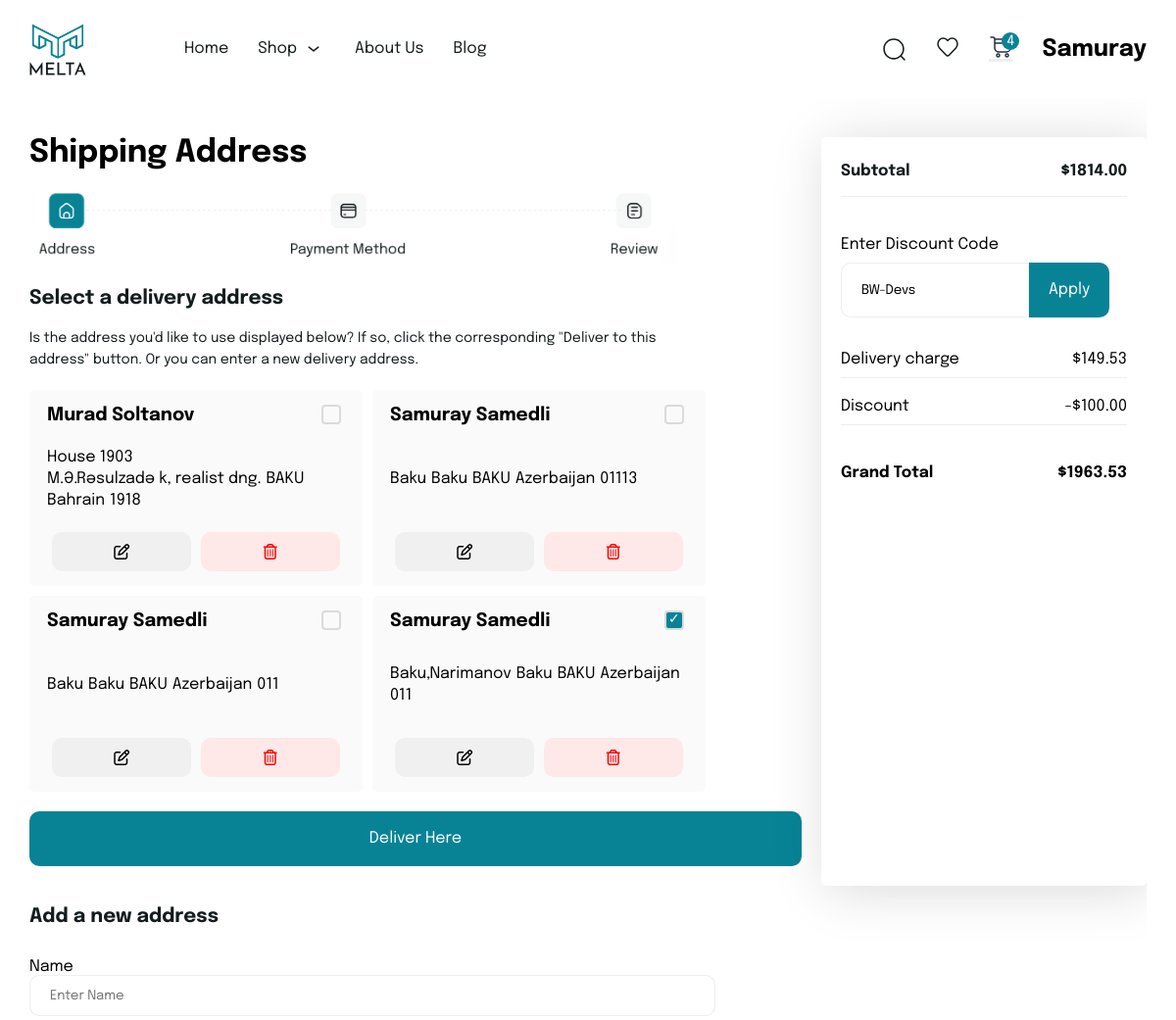
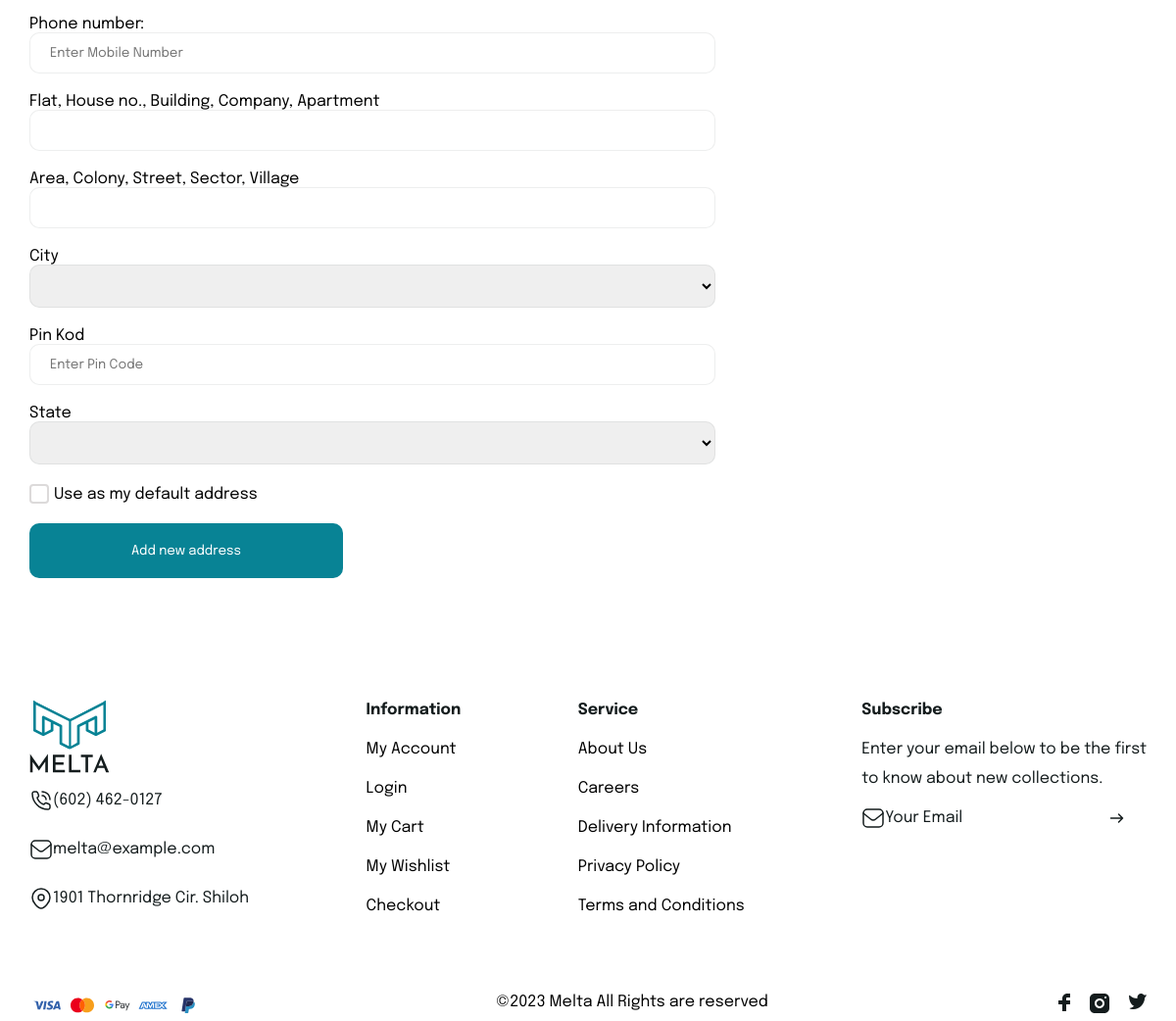
Screenshot of /shipping/ (signed in) with the database file from the repository (2 pictures, top to bottom).
### home/models.py (models this page shows, shortened)
class UserAddress(models.Model):
    user = models.ForeignKey(User,on_delete=models.CASCADE,related_name='address')
    name = models.CharField(max_length=50)
    country=models.CharField(max_length=50)
    city=models.CharField(max_length=50)
    flat=models.CharField(max_length=50)
    Area=models.CharField(max_length=50)
    pin=models.CharField(max_length=50)
    phone=models.CharField(blank=True,null=True,default="", max_length=50)
    default_address = models.BooleanField(default=False)

class UserOrderSummary(models.Model):
    user = models.OneToOneField(User,on_delete=models.CASCADE)
    discounts= models.ForeignKey(Discounts,null=True,db_constraint=False,on_delete=models.CASCADE,blank=True )
    discount_value= models.DecimalField(max_digits=10,decimal_places=2,default=0)
    subtotal= models.DecimalField(max_digits=10,decimal_places=2,default=0)
    payments = models.ForeignKey(Payments , null=True, blank=True,on_delete=models.CASCADE)
    address = models.ForeignKey(UserAddress, on_delete=models.SET_NULL, null=True, blank=True)
    total_delivery_cost= models.DecimalField(max_digits=10,decimal_places=2,default=0)
    grand_total= models.DecimalField(max_digits=10,decimal_places=2,default=0)

class Discounts(models.Model):
    code = models.CharField(max_length=50,unique=True)
    discount_type = models.CharField(max_length=50,choices=[('percentage', 'Percentage'), ('fixed', 'Fixed Amount')])
    discount_amount = models.DecimalField(max_digits=5, decimal_places=2)
    max_discount_amount = models.DecimalField(max_digits=5,decimal_places=2)
    is_active = models.BooleanField(default=True)
    def __str__(self):
        return self.code

### home/views.py (the view)
# urls.py: path('shipping/',shipping_view, name='shipping'),
def shipping_view(request):
    order = Order.objects.filter(customers=request.user, status=False)
    user_order_summary = UserOrderSummary.objects.get(user=request.user)
    address = UserAddress.objects.filter(user=request.user)
    if request.method == 'POST':
        id=request.POST.get('default_adress')
        default_address = UserAddress.objects.get(id=id)
        user_order_summary.address = default_address
        user_order_summary.save()
        return redirect('payments')
    context={'address':address,'user_order_summary':user_order_summary,'order':order}
    return render(request,'shipping.html',context)

### home/models.py (called while the page is built)
    def get_main_image(self):
        first_image = self.images.first()
        return first_image.images.url if first_image else None

### templates/shipping.html (shortened to what this page needs)
{% extends "base.html" %}
{% block body %}
<div class="shipping">
    <div class="shipping_left">
      <div class="shipping_caption">
        <h1>Shipping Address</h1>
      </div>
      <div class="shipping_icon">
        <img src="/media/navbar-footer_img/shipping_icon.png" alt="" />
      </div>
      <div class="shipping_text">
        <h4>Select a delivery address</h4><br>
        <span
          >Is the address you'd like to use displayed below? If so, click
          the corresponding "Deliver to this <br> address" button. Or you can
          enter a new delivery address.</span
        >
      </div>
      <div class="shipping_adress">
        {% if address %}
          {% for add in address %}
            <div class="ship_adress">
              <h3 class="ship_user"><span>{{add.name}}</span>
                {% if add.default_address %}
                <input  checked type="radio"  form="deliver" class="input_check" value="{{add.id}}" name="default_adress" id="{{add.id}}">
                {% else %}
                <input  form="deliver"  type="radio"  value="{{add.id}}" class="input_check" name="default_adress" id="{{add.id}}">
                {% endif %}
            </h3>
            <div class="address_details"><span>{{add.flat}}</span><span>{{add.Area}}</span><span>{{add.city}}</span><span>{{add.country}}</span><span>{{add.pin}}</span></div>
            <div class="address_update">
        <a class="address_change" href="{% url 'update-address' add.id %}"><i class="fa-regular fa-pen-to-square" style="color: #000000;"></i></a>
          <a class="address_delete" href="{% url 'delete-address' add.id %} "><i class="fa-regular fa-trash-can" style="color: #ff0000;"></i></a>
            </div>
          </div>
          {% endfor %}
        {% endif %}
      </div>
      <div class="">
        <a style="cursor: pointer;" href="{% url 'payments' %}"><button type="submit" form="deliver" id="proceed-to-checkout">Deliver Here</button></a>
      </div>
    </div>
    <div class="checkout_right">
      <div class="subtotal">
        <h4>Subtotal</h4>
        <h4>${{ user_order_summary.subtotal|floatformat:2}}</h4>
      </div>
      <div class="">
        <span style="text-align:left;">Enter Discount Code</span>
        <div class="coupon">
          <form class="coupon_input" method="post" action="{% url 'apply-discount' %}">
            {% if user_order_summary.discounts %}
            <input required type="text" id="coupon-code" value="{{user_order_summary.discounts}}" name="discount_code" placeholder="Enter discount code"/>
            {% else %}
            <input required type="text" id="coupon-code" value="" name="discount_code" placeholder="Enter discount code"/>
            {% endif %}
                    <button type="submit" id="apply-coupon">Apply</button>
                  </form>
      </div>
    </div>
    <div class="delivery">
      <div>Delivery charge</div>
      <div>
        ${{user_order_summary.total_delivery_cost|floatformat:2}}
      </div>
    </div>
    <div class="delivery">
      {% if user_order_summary.discount_value > 0 %}
      <div>Discount</div>
      <div>-${{user_order_summary.discount_value}}</div>
      {% endif %}
    </div>
      <div class="total">
        <h4>Grand Total</h4>
        <h4 >${{user_order_summary.grand_total|floatformat:2}}</h4>
      </div>
    </div>
  </div>
  <div class="shipping_form">
    <h4>Add a new address</h4>
    {% if update_address %}
    <form id="ship_form" action="{% url 'update-address' update_address.id %}" method="post">
      {% csrf_token %}
      <div class="form-group">
          <label for="name">Name</label>
          <input type="text" id="name" name="name" value='{{update_address.name}}' placeholder="Enter Name" required >
      </div>
      <div class="form-group">
          <label for="phone">Phone number:</label>
          <input type="tel" id="phone" value='{{update_address.phone}}' name="phone" placeholder="Enter Mobile Number" required>
      </div>
      <div class="form-group">
          <label for="address-details">Flat, House no., Building, Company, Apartment
          </label>
          <input type="text" id="address-details" value='{{update_address.flat}}' name="flat" required>
      </div>
      <div class="form-group">
          <label for="area">Area, Colony, Street, Sector, Village
          </label>
          <input type="text" id="area" value='{{update_address.Area}}' name="area" required>
      </div>
      <div class="form-group">
          <label for="city">City</label>
          <select id="city" name="city" value='{{update_address.city}}' required>
          </select>
      </div>
      <div class="form-group">
          <label for="pin-code">Pin Kod</label>
          <input type="text" value='{{update_address.pin}}' id="pin-code" name="pin-code" placeholder="Enter Pin Code" required>
      </div>
      <div class="form-group">
          <label for="state">State</label>
          <select value='{{update_address.country}}' id="state" name="state" required>
        </select>
      </div>
      <div >
        <label style="display: flex;align-items:center;" for="default-address"><input  class="input_check" style='margin-right:5px' type="checkbox" value='{{update_address.default_address}}' id="default-address"  name="default-address">Use as my default address</label>
    </div>
      <div class="form-group">
          <button type="submit">Add new address</button>
      </div>
  </form>
    {% else %}
    <form id="ship_form" action="{% url 'address-add' %}" method="post">
      <div class="form-group">
          <label for="name">Name</label>
          <input type="text" id="name" name="name" placeholder="Enter Name" required >
      </div>
      <div class="form-group">
          <label for="phone">Phone number:</label>
          <input type="tel" id="phone" name="phone" placeholder="Enter Mobile Number" required>
      </div>
      <div class="form-group">
          <label for="address-details">Flat, House no., Building, Company, Apartment
          </label>
          <input type="text" id="address-details" name="flat" required>
      </div>
      <div class="form-group">
          <label for="area">Area, Colony, Street, Sector, Village
          </label>
          <input type="text" id="area" name="area" required>
      </div>
      <div class="form-group">
          <label for="city">City</label>
          <select id="city" name="city" required>
          </select>
      </div>
      <div class="form-group">
          <label for="pin-code">Pin Kod</label>
          <input type="text" id="pin-code" name="pin-code" placeholder="Enter Pin Code" required>
      </div>
      <div class="form-group">
          <label for="state">State</label>
          <select value='Azerbaijan' id="state" name="state" required>
        </select>
      </div>
      <div >
        <label style="display: flex;align-items:center;" for="default-address"><input  class="input_check" style='margin-right:5px' type="checkbox" value='True' id="default-address" name="default-address">Use as my default address</label>
    </div>
      <div class="form-group">
          <button type="submit">Add new address</button>
      </div>
  </form>
    {% endif %}
  </div>
{% endblock body %}

### templates/base.html (shortened to what this page needs)
{% load static %}
<!DOCTYPE html>
<html lang="en">
<head>
    <link rel="stylesheet" href="https://cdnjs.cloudflare.com/ajax/libs/font-awesome/6.5.1/css/all.min.css" />
    <link rel="stylesheet" href="{% static 'product.css'%}">
    <link rel="stylesheet" href="{%static 'style.css'%}">
</head>
<body>
    <div class="container">
        <div class="navbar">
          <div class="nav">
            <div class="logo_text">
              <a href="{% url 'home' %}">
                <img
              src="/media/navbar-footer_img/homepage_logo.svg"
                alt="header-logo"
                class="header_logo"
              />
              </a>
            </div>
            <ul class="header_menu">
              <li><a href="{% url 'home' %}">Home</a></li>
              <li>
                <a href="{% url 'products' %}">Shop <img src="/media/navbar-footer_img/down.svg" alt="down" /></a>
              </li>
              <li><a href="">About Us</a></li>
              <li><a href="">Blog</a></li>
            </ul>
          </div>
          <div class="nav_login">
            <ul class="header_icon">
              <li style='position:relative;display:flex;align-items:center'>
                  <img onclick='searchClick(event)' style='margin-left:10px;width:25px;height:25px'  src="/media/navbar-footer_img/search_icon.svg" alt="" />
              </li>
              <li>
                  <img src="/media/navbar-footer_img/fav_icon.svg" alt="" />
              </li>
              <li>
                <button id="shop_btn" onclick="card_view(event)" class="icon_button">
                  <img src="/media/navbar-footer_img/shopbuy_icon.svg" alt="" />
                  <span id="shopcount">1</span>
                </button>
              </li>
            </ul>
            {% if request.user.is_authenticated %}
            <h2>{{request.user.username|title}}</h2>
              {% else %}
              <button class="login-button"><span>Login</span></button>
            {% endif %}
          </div>
        </div>
    </div>
    <div class="container">
      <div id='container_body' class="container_body">
    {% block body %}
    {% endblock body %}
     </div>
    </div>
    <div class="container">
    <div>
        <div class="footer">
          <ul>
            <img
              src="/media/navbar-footer_img/homepage_logo.svg"
              alt="footer-logo"
              class="footer_logo"
            />
            <li class="media_icon">
              <img src="/media/navbar-footer_img/calling.svg" alt="">
              <span>(602) 462-0127</span>
            </li>
            <li class="media_icon">
              <img src="/media/navbar-footer_img/gmail.svg" alt="">
              <span>melta@example.com</span>
            </li>
            <li class="media_icon">
              <img src="/media/navbar-footer_img/location.svg" alt="">
              <span>1901 Thornridge Cir. Shiloh</span>
            </li>
          </ul>
          <ul>
            <li><span class="bold">Information</span></li>
            <li><a href="">My Account</a></li>
            <li><a href="">Login</a></li>
            <li><a href="">My Cart</a></li>
            <li><a href="">My Wishlist</a></li>
            <li><a href="">Checkout</a></li>
          </ul>
          <ul>
            <li><span class="bold">Service</span></li>
            <li><a href="">About Us</a></li>
            <li><a href="">Careers</a></li>
            <li><a href="">Delivery Information</a></li>
            <li><a href="">Privacy Policy</a></li>
            <li><a href="">Terms and Conditions</a></li>
          </ul>
          <ul>
            <li><span class="bold">Subscribe</span></li>
            <li>
              Enter your email below to be the first <br> to know about new
              collections.
            </li>
            <li class="gmail">
              <img src="/media/navbar-footer_img/gmail.svg" alt="gmail icon">
              <span style="margin-right: 145px;">Your Email</span>
              <img src="/media/navbar-footer_img/right.svg" alt="right icon"></li>
          </ul>
        </div>
        <br><br>
        <div class="footer_end">
          <ul class="pay_card">
              <li><img src="/media/navbar-footer_img/Visa.svg" alt="Visa"></li>
              <li><img src="/media/navbar-footer_img/Mastercard.svg" alt="Mastercard"></li>
              <li><img src="/media/navbar-footer_img/GooglePay.svg" alt="GooglePay"></li>
              <li><img src="/media/navbar-footer_img/Amex.svg" alt="Amex"></li>
              <li><img src="/media/navbar-footer_img/PayPal.svg" alt="PayPal"></li>
          </ul>
          <span>©2023 Melta All Rights are reserved️ </span>
          <ul class="social">
              <li><img src="/media/navbar-footer_img/fb.svg" alt="facebook icon"></li>
              <li><img src="/media/navbar-footer_img/instagram.svg" alt="instagram icon"></li>
              <li><img src="/media/navbar-footer_img/twitter.svg" alt="twitter icon"></li>
          </ul>
      </div>
    </div>
    </div>
</body>
</html>

### static/product.css (style rules this page uses)
* { margin: 0; padding: 0; box-sizing: border-box; border: none; text-decoration: none; list-style: none; font-family: "Epilogue", sans-serif; user-select: none; }
i { cursor: pointer; }
a { color: black; }
.container { width: 1140px; max-width: 95%; margin: 0 auto; display: flex; flex-direction: column; gap: 100px; }
.container_body { display: flex; flex-direction: column; overflow: hidden; width: 100%; gap: 20px; padding: 40px 0px; }
.input_check { -moz-appearance: none; -webkit-appearance: none; appearance: none; width: 20px; height: 20px; margin-right: 4px; border: 2px solid #dcdada; position: relative; border-radius: 4px; outline: none; cursor: pointer; }
.input_check:checked { background-color: #088395; }
.input_check:checked::before { content: '✓'; position: absolute; top: -2px; left: 2px; font-size: 14px; color: white; }

### rows the page displays
UserAddress: name "Murad Soltanov", flat "House 1903", Area "M.Ə.Rəsulzadə k, realist dng.", city "BAKU", country "Bahrain", pin "1918"
UserAddress: name "Samuray Samedli", flat "Baku", Area "Baku", city "BAKU", country "Azerbaijan", pin "01113"
UserAddress: name "Samuray Samedli", flat "Baku", Area "Baku", city "BAKU", country "Azerbaijan", pin "011"
UserAddress: name "Samuray Samedli", flat "Baku,Narimanov", Area "Baku", city "BAKU", country "Azerbaijan", pin "011"
UserOrderSummary: subtotal "1814.00", discount_code "BW-Devs", total_delivery_cost "149.53", discount_value "100.00", grand_total "1963.53"

### other values shown
{{ request.user.username|title }} "Samuray"
